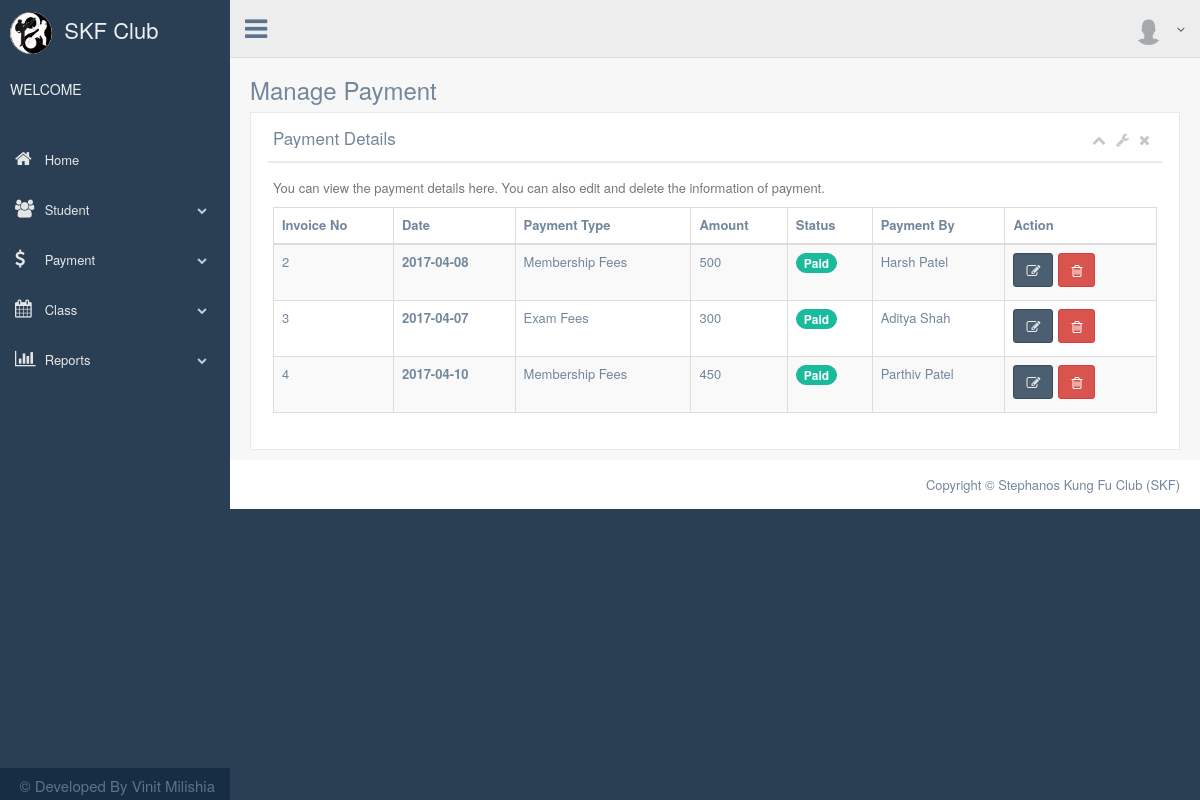
The app's page /manage_payment.php with its own data.
### tables this page shows
CREATE TABLE `payment` (
  `payment_id` int(10) NOT NULL,
  `payment_type` int(10) NOT NULL,
  `payment_amount` double NOT NULL,
  `payment_date` date NOT NULL,
  `payment_status` varchar(255) NOT NULL COMMENT 'pending or paid',
  `payment_stud_id` int(10) NOT NULL COMMENT 'paid_by'
);

CREATE TABLE `payment_type` (
  `payment_type_id` int(10) NOT NULL,
  `payment_type_name` varchar(255) NOT NULL,
  `payment_type_stauts` varchar(255) NOT NULL DEFAULT 'active'
);

CREATE TABLE `student` (
  `stud_id` int(10) NOT NULL,
  `stud_enroll_num` varchar(255) NOT NULL,
  `stud_name` varchar(255) NOT NULL,
  `stud_address` longtext NOT NULL,
  `stud_email` varchar(255) NOT NULL,
  `stud_dob` date NOT NULL,
  `stud_mobile` varchar(255) NOT NULL,
  `stud_join_date` timestamp NOT NULL DEFAULT CURRENT_TIMESTAMP,
  `stud_status` varchar(255) NOT NULL DEFAULT 'active',
  `stud_parents_id` int(10) DEFAULT NULL,
  `stud_rank_id` int(10) NOT NULL,
  `stud_user_id` int(10) NOT NULL COMMENT 'student added by'
);

### connection.php (called while the page is built, shortened)
<?php
class connection1
{
	function getdata($query)
	{
		$this->sql = $query;
		$this->res = mysql_query($this->sql);
	}
}
?>

### manage_payment.php (the view, shortened to what this page needs)
<?php
include './connection.php';
include './header.php';
include './sidemenu.php';
include './navbar_top.php';
?>
        <div class="right_col" role="main">
          <div class="">
            <div class="page-title">
              <div class="title_left">
                <h3>Manage Payment</h3>
              </div>
            </div>
            <div class="clearfix"></div>
            <div class="row">
              <div class="col-md-12 col-sm-12 col-xs-12">
                <div class="x_panel">
                  <div class="x_title">
                    <h2>Payment Details</h2>
                    <ul class="nav navbar-right panel_toolbox">
                      <li><a class="collapse-link"><i class="fa fa-chevron-up"></i></a>
                      </li>
                      <li class="dropdown">
                        <a href="#" class="dropdown-toggle" data-toggle="dropdown" role="button" aria-expanded="false"><i class="fa fa-wrench"></i></a>
                      </li>
                      <li><a class="close-link"><i class="fa fa-close"></i></a>
                      </li>
                    </ul>
                    <div class="clearfix"></div>
                  </div>
                  <div class="x_content">
                    <p class="text-muted font-13 m-b-30">
                      You can view the payment details here. You can also edit and delete the information of payment.
                    </p>
                    <table id="datatable-responsive" class="table table-striped table-bordered dt-responsive nowrap" cellspacing="0" width="100%">
                      <thead>
                        <tr>
                          <th>Invoice No</th>
                          <th>Date</th>
                          <th>Payment Type</th>
                          <th>Amount</th>
                          <th>Status</th>
                          <th>Payment By</th>
                          <th>Action</th>
                        </tr>
                      </thead>
                        <?php
                            $c=new connection1();
                            $c->connect();
                            $c->sql="SELECT payment.*,student.stud_name,payment_type.* from payment INNER JOIN student on payment.payment_stud_id=student.stud_id INNER JOIN payment_type on payment.payment_type=payment_type.payment_type_id ORDER by payment.payment_id";
                            $c->getdata($c->sql);
                             echo  "<tbody>";
                             while($row = mysql_fetch_array($c->res))
                             {
                               if($row['payment_status']=='paid')
                               {
                                   $img="<span class=\"badge bg-green\">Paid</span>";
                               }
                               else
                               {
                                   $img="<span class=\"badge bg-red\">Pending</span>";
                               }
                             echo "<tr>";
                             echo "<td>". $row['payment_id'] ."</td>";
                             echo "<td><b>" .$row['payment_date'] . "</b></td>";
                             echo "<td>". $row['payment_type_name'] ."</td>";
                             echo "<td>". $row['payment_amount']."</td>";
                             echo "<td>". $img."</td>";
                             echo "<td>". $row['stud_name']."</td>";
                             echo "<td>"."<a class=\"btn btn-dark \" data-toggle=\"tooltip\" data-placement=\"top\" title=\"\" data-original-title=\"Edit\" href=\"edit_payment.php?page=edit_student&sid=".$row['payment_id']." \"><i class=\"fa fa-edit\"></i></a>"
                                     ."<a class=\"btn btn-danger\" href=\"#\" data-toggle=\"tooltip\" data-placement=\"top\" title=\"\" data-original-title=\"Delete\" onclick=\"deleteMe('".$row['payment_id']."');\"><i class=\"fa fa-trash-o\"></i> </a>"."</td>";
                             echo "</tr>";
                            }
                            echo "</tbody>";
                        ?>
                    </table>
                  </div>
                </div>
              </div>
            </div>
          </div>
        </div>
<?php
include './footer.php';
include './jscript.php';
?>

### header.php (shortened to what this page needs)
<!DOCTYPE html>
<html lang="en">
  <head>
    <link href="vendors/bootstrap/dist/css/bootstrap.min.css" rel="stylesheet">
    <link href="vendors/font-awesome/css/font-awesome.min.css" rel="stylesheet">
    <link href="vendors/nprogress/nprogress.css" rel="stylesheet">
    <link href="vendors/iCheck/skins/flat/green.css" rel="stylesheet">
    <link href="vendors/font-awesome/css/font-awesome.min.css" rel="stylesheet">
    <link href="vendors/bootstrap-progressbar/css/bootstrap-progressbar-3.3.4.min.css" rel="stylesheet">
    <link href="vendors/jqvmap/dist/jqvmap.min.css" rel="stylesheet"/>
    <link href="vendors/bootstrap-daterangepicker/daterangepicker.css" rel="stylesheet">
    <link href="build/css/custom.min.css" rel="stylesheet">
    <link href="vendors/bootstrap-daterangepicker/daterangepicker.css" rel="stylesheet">
    <link href="vendors/datatables.net-bs/css/dataTables.bootstrap.min.css" rel="stylesheet">
    <link href="vendors/datatables.net-buttons-bs/css/buttons.bootstrap.min.css" rel="stylesheet">
    <link href="vendors/datatables.net-fixedheader-bs/css/fixedHeader.bootstrap.min.css" rel="stylesheet">
    <link href="vendors/datatables.net-responsive-bs/css/responsive.bootstrap.min.css" rel="stylesheet">
    <link href="vendors/datatables.net-scroller-bs/css/scroller.bootstrap.min.css" rel="stylesheet">
  </head>
  <body class="nav-md" style="overflow-x: hidden;">
    <div class="container body">
      <div class="main_container">
        <div class="col-md-3 left_col">
          <div class="left_col scroll-view">
            <div class="navbar nav_title" style="border: 0;">
                <a href="index.php" class="site_title"><img src="images/skf.png" height="42px" width="42px" style="border-radius: 100%;background-color: snow;"/> <span>&nbsp;SKF Club</span></a>
            </div>
            <div class="profile clearfix">
              <div class="profile_info">
                  <h2 style="text-transform: uppercase">Welcome <b><?php echo $_SESSION['user_type']; ?></b></h2>
              </div>
            </div>
             <br />

### sidemenu.php (shortened to what this page needs)
    <div id="sidebar-menu" class="main_menu_side hidden-print main_menu">
      <div class="menu_section">
        <ul class="nav side-menu">
            <li><a href="welcome.php"><i class="fa fa-home"></i> Home </a></li>
          <li><a><i class="fa fa-users"></i> Student <span class="fa fa-chevron-down"></span></a>
          </li>
          <li><a><i class="fa fa-dollar"></i> Payment <span class="fa fa-chevron-down"></span></a>
          </li>
          <li><a><i class="fa fa-calendar"></i> Class <span class="fa fa-chevron-down"></span></a>
          </li>
          <li><a><i class="fa fa-bar-chart-o"></i> Reports <span class="fa fa-chevron-down"></span></a>
          </li>
        </ul>
      </div>
    </div>
    <div class="sidebar-footer hidden-small" >
      <a data-placement="top" style="width: 100%;font-size: 15px;text-align: right;padding-right: 1em;">
        &copy; Developed By Vinit Milishia
      </a>
    </div>
  </div>
</div>

### navbar_top.php (shortened to what this page needs)
<div class="top_nav">
  <div class="nav_menu">
    <nav>
      <div class="nav toggle">
        <a id="menu_toggle"><i class="fa fa-bars"></i></a>
      </div>
      <ul class="nav navbar-nav navbar-right">
        <li class="">
          <a href="javascript:;" class="user-profile dropdown-toggle" data-toggle="dropdown" aria-expanded="false">
              <img src="images/user.png" alt=""><?php echo $_SESSION['user_name']; ?>
            <span class=" fa fa-angle-down"></span>
          </a>
        </li>
      </ul>
    </nav>
  </div>
</div>

### footer.php
    <footer>
      <div class="pull-right">
          Copyright &COPY; Stephanos Kung Fu Club (SKF)</a>
      </div>
      <div class="clearfix"></div>
    </footer>
  </div>
</div>

### jscript.php (shortened to what this page needs)
  </body>
</html>

### records on screen
payment: payment_id "2", payment_date "2017-04-08", payment_type.payment_type_name "Membership Fees", payment_amount "500", payment_status "Paid", payment_stud.stud_name "Harsh Patel"
payment: payment_id "3", payment_date "2017-04-07", payment_type.payment_type_name "Exam Fees", payment_amount "300", payment_status "Paid", payment_stud.stud_name "Aditya Shah"
payment: payment_id "4", payment_date "2017-04-10", payment_type.payment_type_name "Membership Fees", payment_amount "450", payment_status "Paid", payment_stud.stud_name "Parthiv Patel"
